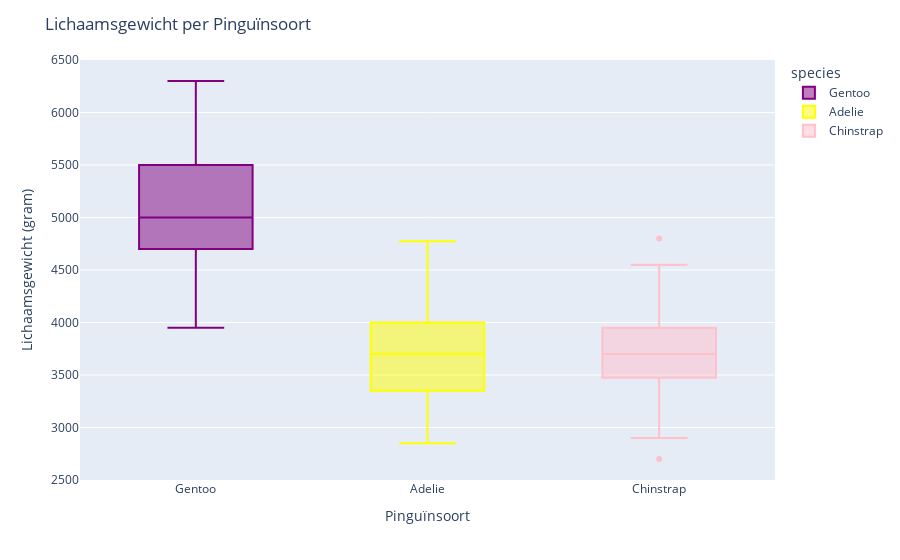

Notebook cell for this chart:
### Code cell
fig = px.box(data_frame= df, x= "species", y="body_mass_g", color= "species",
                 color_discrete_map={
        "Adelie": "yellow",
        "Gentoo": "purple",
        "Chinstrap": "pink"},
        category_orders={
        "species": ["Gentoo", "Adelie", "Chinstrap"]
        }
        )

fig.update_layout(
    title="Lichaamsgewicht per Pinguïnsoort",
    xaxis_title="Pinguïnsoort",
    yaxis_title="Lichaamsgewicht (gram)"
)
fig.show()

### Figure 1 — Plotly figure (JSON) as saved in the notebook; plotly's stock layout.template omitted (floating-point values rounded to 4 significant figures; data arrays with more than 128 entries replaced by an {"elided": "..."} marker saying what was removed)
{"data": [{"alignmentgroup": "True", "hovertemplate": "species=%{x}<br>body_mass_g=%{y}<extra></extra>", "legendgroup": "Gentoo", "marker": {"color": "purple"}, "name": "Gentoo", "notched": false, "offsetgroup": "Gentoo", "orientation": "v", "showlegend": true, "type": "box", "x": ["Gentoo", "Gentoo", "Gentoo", "Gentoo", "Gentoo", "Gentoo", "Gentoo", "Gentoo", "Gentoo", "Gentoo", "Gentoo", "Gentoo", "Gentoo", "Gentoo", "Gentoo", "Gentoo", "Gentoo", "Gentoo", "Gentoo", "Gentoo", "Gentoo", "Gentoo", "Gentoo", "Gentoo", "Gentoo", "Gentoo", "Gentoo", "Gentoo", "Gentoo", "Gentoo", "Gentoo", "Gentoo", "Gentoo", "Gentoo", "Gentoo", "Gentoo", "Gentoo", "Gentoo", "Gentoo", "Gentoo", "Gentoo", "Gentoo", "Gentoo", "Gentoo", "Gentoo", "Gentoo", "Gentoo", "Gentoo", "Gentoo", "Gentoo", "Gentoo", "Gentoo", "Gentoo", "Gentoo", "Gentoo", "Gentoo", "Gentoo", "Gentoo", "Gentoo", "Gentoo", "Gentoo", "Gentoo", "Gentoo", "Gentoo", "Gentoo", "Gentoo", "Gentoo", "Gentoo", "Gentoo", "Gentoo", "Gentoo", "Gentoo", "Gentoo", "Gentoo", "Gentoo", "Gentoo", "Gentoo", "Gentoo", "Gentoo", "Gentoo", "Gentoo", "Gentoo", "Gentoo", "Gentoo", "Gentoo", "Gentoo", "Gentoo", "Gentoo", "Gentoo", "Gentoo", "Gentoo", "Gentoo", "Gentoo", "Gentoo", "Gentoo", "Gentoo", "Gentoo", "Gentoo", "Gentoo", "Gentoo", "Gentoo", "Gentoo", "Gentoo", "Gentoo", "Gentoo", "Gentoo", "Gentoo", "Gentoo", "Gentoo", "Gentoo", "Gentoo", "Gentoo", "Gentoo", "Gentoo", "Gentoo", "Gentoo", "Gentoo", "Gentoo", "Gentoo", "Gentoo", "Gentoo", "Gentoo", "Gentoo", "Gentoo"], "x0": " ", "xaxis": "x", "y": [4500, 5700, 4450, 5700, 5400, 4550, 4800, 5200, 4400, 5150, 4650, 5550, 4650, 5850, 4200, 5850, 4150, 6300, 4800, 5350, 5700, 5000, 4400, 5050, 5000, 5100, 4100, 5650, 4600, 5550, 5250, 4700, 5050, 6050, 5150, 5400, 4950, 5250, 4350, 5350, 3950, 5700, 4300, 4750, 5550, 4900, 4200, 5400, 5100, 5300, 4850, 5300, 4400, 5000, 4900, 5050, 4300, 5000, 4450, 5550, 4200, 5300, 4400, 5650, 4700, 5700, 4650, 5800, 4700, 5550, 4750, 5000, 5100, 5200, 4700, 5800, 4600, 6000, 4750, 5950, 4625, 5450, 4725, 5350, 4750, 5600, 4600, 5300, 4875, 5550, 4950, 5400, 4750, 5650, 4850, 5200, 4925, 4875, 4625, 5250, 4850, 5600, 4975, 5500, 4725, 5500, 4700, 5500, 4575, 5500, 5000, 5950, 4650, 5500, 4375, 5850, 4875, 6000, 4925, null, 4850, 5750, 5200, 5400], "y0": " ", "yaxis": "y"}, {"alignmentgroup": "True", "hovertemplate": "species=%{x}<br>body_mass_g=%{y}<extra></extra>", "legendgroup": "Adelie", "marker": {"color": "yellow"}, "name": "Adelie", "notched": false, "offsetgroup": "Adelie", "orientation": "v", "showlegend": true, "type": "box", "x": {"elided": "152 str values"}, "x0": " ", "xaxis": "x", "y": {"elided": "152 int values"}, "y0": " ", "yaxis": "y"}, {"alignmentgroup": "True", "hovertemplate": "species=%{x}<br>body_mass_g=%{y}<extra></extra>", "legendgroup": "Chinstrap", "marker": {"color": "pink"}, "name": "Chinstrap", "notched": false, "offsetgroup": "Chinstrap", "orientation": "v", "showlegend": true, "type": "box", "x": ["Chinstrap", "Chinstrap", "Chinstrap", "Chinstrap", "Chinstrap", "Chinstrap", "Chinstrap", "Chinstrap", "Chinstrap", "Chinstrap", "Chinstrap", "Chinstrap", "Chinstrap", "Chinstrap", "Chinstrap", "Chinstrap", "Chinstrap", "Chinstrap", "Chinstrap", "Chinstrap", "Chinstrap", "Chinstrap", "Chinstrap", "Chinstrap", "Chinstrap", "Chinstrap", "Chinstrap", "Chinstrap", "Chinstrap", "Chinstrap", "Chinstrap", "Chinstrap", "Chinstrap", "Chinstrap", "Chinstrap", "Chinstrap", "Chinstrap", "Chinstrap", "Chinstrap", "Chinstrap", "Chinstrap", "Chinstrap", "Chinstrap", "Chinstrap", "Chinstrap", "Chinstrap", "Chinstrap", "Chinstrap", "Chinstrap", "Chinstrap", "Chinstrap", "Chinstrap", "Chinstrap", "Chinstrap", "Chinstrap", "Chinstrap", "Chinstrap", "Chinstrap", "Chinstrap", "Chinstrap", "Chinstrap", "Chinstrap", "Chinstrap", "Chinstrap", "Chinstrap", "Chinstrap", "Chinstrap", "Chinstrap"], "x0": " ", "xaxis": "x", "y": [3500, 3900, 3650, 3525, 3725, 3950, 3250, 3750, 4150, 3700, 3800, 3775, 3700, 4050, 3575, 4050, 3300, 3700, 3450, 4400, 3600, 3400, 2900, 3800, 3300, 4150, 3400, 3800, 3700, 4550, 3200, 4300, 3350, 4100, 3600, 3900, 3850, 4800, 2700, 4500, 3950, 3650, 3550, 3500, 3675, 4450, 3400, 4300, 3250, 3675, 3325, 3950, 3600, 4050, 3350, 3450, 3250, 4050, 3800, 3525, 3950, 3650, 3650, 4000, 3400, 3775, 4100, 3775], "y0": " ", "yaxis": "y"}], "layout": {"boxmode": "overlay", "legend": {"title": {"text": "species"}, "tracegroupgap": 0}, "margin": {"t": 60}, "title": {"text": "Lichaamsgewicht per Pinguïnsoort"}, "xaxis": {"anchor": "y", "categoryarray": ["Gentoo", "Adelie", "Chinstrap"], "categoryorder": "array", "domain": [0, 1], "title": {"text": "Pinguïnsoort"}}, "yaxis": {"anchor": "x", "domain": [0, 1], "title": {"text": "Lichaamsgewicht (gram)"}}}}
